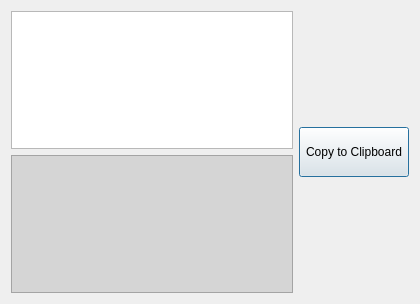
<?xml version="1.0" encoding="UTF-8"?>
<ui version="4.0">
 <class>MD5Dialog</class>
 <widget class="QDialog" name="MD5Dialog">
  <property name="geometry">
   <rect>
    <x>0</x>
    <y>0</y>
    <width>420</width>
    <height>304</height>
   </rect>
  </property>
  <property name="windowTitle">
   <string>Generate MD5 value</string>
  </property>
  <layout class="QHBoxLayout" name="horizontalLayout">
   <item>
    <layout class="QVBoxLayout" name="verticalLayout">
     <item>
      <widget class="QPlainTextEdit" name="inputTextEdit"/>
     </item>
     <item>
      <widget class="QPlainTextEdit" name="outputTextEdit">
       <property name="styleSheet">
        <string notr="true">background-color: rgb(213, 213, 213);</string>
       </property>
       <property name="readOnly">
        <bool>true</bool>
       </property>
       <property name="backgroundVisible">
        <bool>false</bool>
       </property>
      </widget>
     </item>
    </layout>
   </item>
   <item>
    <widget class="QPushButton" name="copyToClipboardButton">
     <property name="sizePolicy">
      <sizepolicy hsizetype="Minimum" vsizetype="Maximum">
       <horstretch>0</horstretch>
       <verstretch>0</verstretch>
      </sizepolicy>
     </property>
     <property name="minimumSize">
      <size>
       <width>110</width>
       <height>50</height>
      </size>
     </property>
     <property name="text">
      <string>Copy to Clipboard</string>
     </property>
    </widget>
   </item>
  </layout>
 </widget>
 <resources/>
 <connections/>
</ui>
